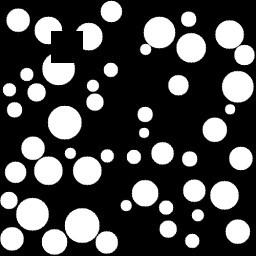
#> input picture images/imgrocksbw256cut.jpg, 256 x 256 px
$ python process.py   (older library calls are emulated)
#> lines starting #> are read from the running program, lines starting #| are printed output that depends on the picture; after the words box and inside, x2 and y2 are one past the last pixel; in counts of white or black regions, pixels touching at a corner belong together; long printed decimals are rounded
import imutils as imutils
from skimage.measure import compare_ssim
from skimage.transform import radon, iradon
import cv2
import numpy as np
from matplotlib import pyplot as plt
import math

T = 1.5
BINARY = True

floor = math.floor


def reverseFBP(sinogram):
	reconstruction_fbp = np.rot90(sinogram, 3)
	reconstruction_fbp = iradon(reconstruction_fbp)
	reconstruction_fbp[reconstruction_fbp < 1] = 0
	reconstruction_fbp = cv2.normalize(reconstruction_fbp, None, 0, 255, cv2.NORM_MINMAX, dtype=cv2.CV_8U)
	if BINARY:
		reconstruction_fbp[reconstruction_fbp > 1] = 255
	return reconstruction_fbp


def FBP(img, step=1.0):
	s = radon(img, theta=np.arange(0, 180, int(step)))
	s = cv2.normalize(s, None, 0, 255, cv2.NORM_MINMAX, dtype=cv2.CV_8U)
	s = np.rot90(s)
	return s

def simScore(i1,i2):
	(score) = compare_ssim(i1, i2, full=False)
	#diff = (diff * 255).astype("uint8")
	return (f'{score:0.5}')

img = cv2.imread('images/imgrocksbw256cut.jpg', cv2.IMREAD_GRAYSCALE)
#> img is the input picture: shape (256, 256); min 0, max 255, mean 73.8
'''
ret,thresh1 = cv2.threshold(img,10,255,cv2.THRESH_BINARY)
cv2.imwrite('images/imgrocksbw.jpg', thresh1)
cv2.imshow('fes',thresh1)
'''
canvas = np.zeros((floor(img.shape[0] * T), floor(img.shape[1] * T)), np.uint8)
nrs = floor(img.shape[0] * ((T - 1) / 2))
#> nrs = 64
ncs = floor(img.shape[1] * ((T - 1) / 2))
#> ncs = 64

canvas[nrs:nrs + img.shape[0], ncs:ncs + img.shape[1]] = img
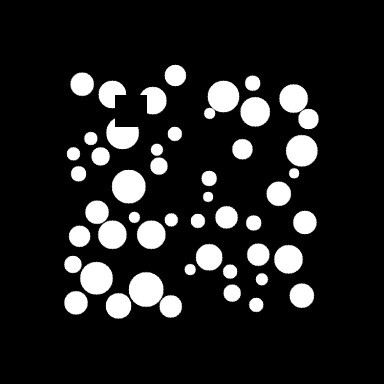
#> canvas: shape (384, 384); min 0, max 255, mean 32.8

sinogram = FBP(canvas)

fig, axs = plt.subplots(2, 3)
fig.canvas.set_window_title('Keprekonstrukcio')
axs[0, 0].set_title('Original')
axs[0, 0].imshow(canvas)
cv2.imwrite('images/original.jpg', canvas)
print(canvas.mean())
#| 32.795

axs[0, 1].set_title('FBP')
axs[0, 1].set_ylim([0, 360])

fbpimg = cv2.resize(sinogram, dsize=(canvas.shape[1], 360), interpolation=cv2.INTER_CUBIC)
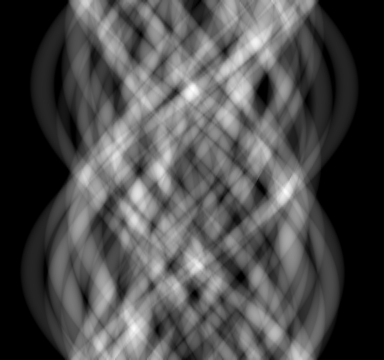
#> fbpimg: shape (360, 384); min 0, max 254, mean 76.4
axs[0, 1].imshow(fbpimg)
cv2.imwrite('images/fbp.jpg', fbpimg)

recon10 = reverseFBP(FBP(canvas, 180/10))
#> in reverseFBP, `reconstruction_fbp[reconstruction_fbp > 1] = 255`:
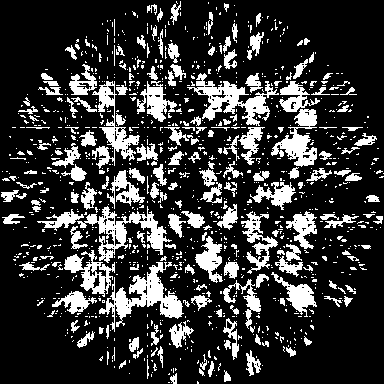
#> reconstruction_fbp: shape (384, 384); 21.4% white; 1094 white regions (898 under 20 px), largest, box (x1, y1, x2, y2) and area: (99, 262, 184, 332) 1926, (187, 73, 279, 126) 1631, (77, 206, 172, 263) 1628
axs[0, 2].set_title('Reconstructed 10')
axs[0, 2].imshow(recon10)
cv2.imwrite('images/reconstructed10.jpg', recon10)

recon30 = reverseFBP(FBP(canvas, 180/30))
#> in reverseFBP (call 2), `reconstruction_fbp[reconstruction_fbp > 1] = 255`: reconstruction_fbp: shape (384, 384); 11.7% white; 208 white regions (159 under 20 px), largest, box (x1, y1, x2, y2) and area: (128, 272, 163, 307) 862, (280, 84, 318, 130) 857, (205, 81, 239, 118) 794
cv2.imwrite('images/reconstructed30.jpg', recon30)

recon75 = reverseFBP(FBP(canvas, 180/75))
#> call 4 of FBP, with step = 2.4
#> in FBP (call 4), `s = cv2.normalize(s, None, 0, 255, cv2.NORM_MINMAX, dtype=cv2.CV_8U)`:
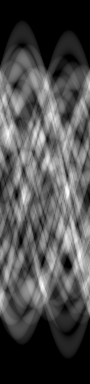
#> s: shape (384, 90); min 0, max 255, mean 77.8
#> in FBP (call 4), `s = np.rot90(s)`:
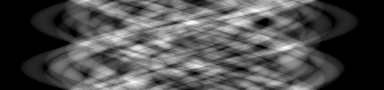
#> s: shape (90, 384); min 0, max 255, mean 77.8
#> in reverseFBP (call 3), `reconstruction_fbp[reconstruction_fbp > 1] = 255`: reconstruction_fbp: shape (384, 384); 12.3% white; 48 white regions, largest, box (x1, y1, x2, y2) and area: (279, 84, 318, 129) 934, (129, 272, 163, 307) 927, (112, 170, 145, 203) 869
cv2.imwrite('images/reconstructed75.jpg', recon75)

recon120 = reverseFBP(FBP(canvas, 180/120))
#> in reverseFBP (call 4), `reconstruction_fbp[reconstruction_fbp > 1] = 255`: reconstruction_fbp: shape (384, 384); 12.3% white; 48 white regions, largest, box (x1, y1, x2, y2) and area: (280, 85, 318, 129) 927, (129, 272, 163, 307) 924, (112, 170, 145, 203) 871
cv2.imwrite('images/reconstructed120.jpg', recon120)

axs[1, 0].set_title('Reconstructed 30')
axs[1, 0].imshow(recon30)

axs[1, 1].set_title('Reconstructed 180')
rfull = reverseFBP(sinogram)
axs[1, 1].imshow(rfull)
cv2.imwrite('images/reconstructed180.jpg', rfull)

scores = []
for a in range(0,180):
#> (the run stopped early here; a loop or call above may not have finished)
